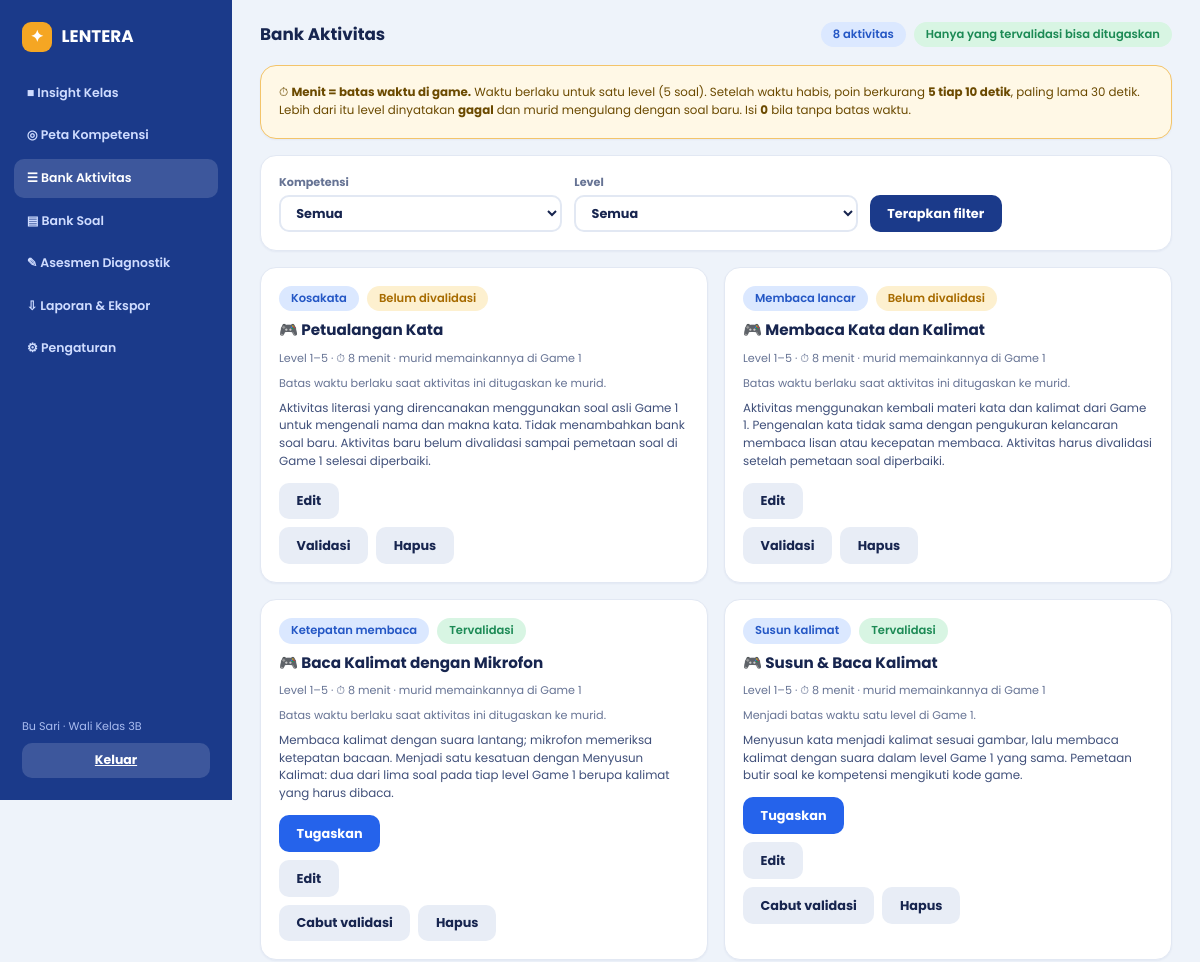
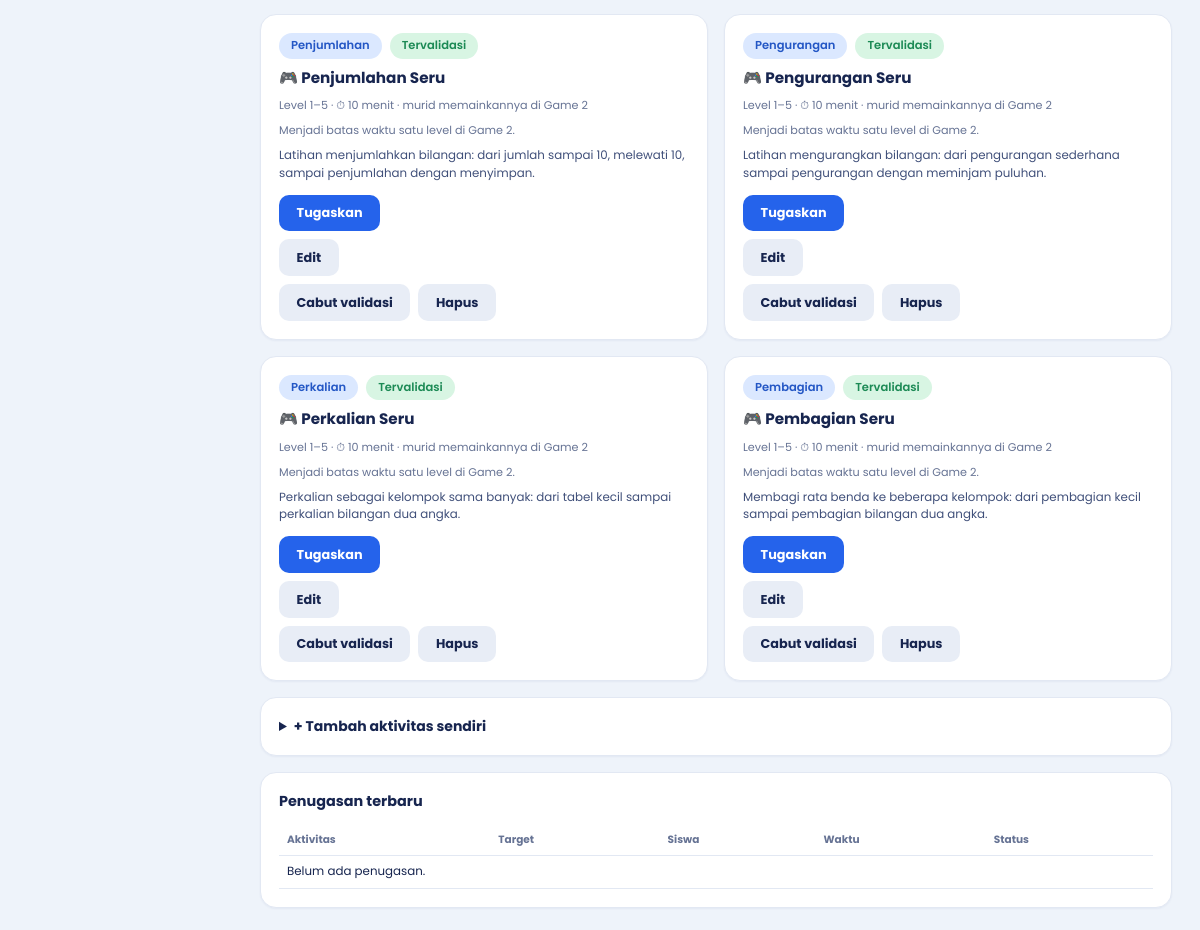
The app's page /guru/aktivitas/ (signed in) with its own data (2 pictures, top to bottom).
### belajar/models.py (models this page shows, shortened)
class Kelas(models.Model):
    nama = models.CharField(max_length=20, unique=True)
    kode = models.CharField(max_length=20, unique=True, help_text="Kode kelas untuk login murid")
    wali_kelas = models.ForeignKey(User, null=True, blank=True, on_delete=models.SET_NULL, related_name="kelas_wali")
    ambang_perhatian = models.PositiveSmallIntegerField(default=3, help_text="Siswa perlu perhatian bila sebanyak ini kompetensinya berstatus Mulai")
    target_bagian = models.PositiveSmallIntegerField(
        default=3,
        help_text="Peta Kompetensi baru mencapai 100% bila murid sudah menyelesaikan sebanyak ini bagian (1 bagian = 5 level)",
    )
    class Meta:
        verbose_name_plural = "Kelas"

class Aktivitas(models.Model):
    judul = models.CharField(max_length=80)
    kompetensi = models.ForeignKey(Kompetensi, on_delete=models.CASCADE)
    level_min = models.PositiveSmallIntegerField(default=1)
    level_maks = models.PositiveSmallIntegerField(default=5)
    menit = models.PositiveSmallIntegerField(default=10)
    deskripsi = models.TextField(blank=True)
    tervalidasi = models.BooleanField(default=False)
    dibuat_oleh = models.ForeignKey(User, null=True, blank=True, on_delete=models.SET_NULL)
    class Meta:
        ordering = ["kompetensi__ranah", "kompetensi__urutan", "judul"]
        verbose_name_plural = "Aktivitas"

class Kompetensi(models.Model):
    RANAH = [("literasi", "Literasi"), ("numerasi", "Numerasi")]
    kode = models.CharField(max_length=30, unique=True)
    nama = models.CharField(max_length=60)
    judul = models.CharField(max_length=60, blank=True)
    cakupan = models.CharField(max_length=160, blank=True)
    ranah = models.CharField(max_length=10, choices=RANAH)
    urutan = models.PositiveSmallIntegerField(default=0)
    class Meta:
        ordering = ["ranah", "urutan"]
        verbose_name_plural = "Kompetensi"

### belajar/views.py (the view, shortened to what this page needs)
# urls.py: path("guru/aktivitas/", views.guru_aktivitas, name="aktivitas"),
@guru_view
def guru_aktivitas(request, kelas):
    f, daftar = {k: request.GET.get(k, "") for k in ("kompetensi", "level")}, Aktivitas.objects.select_related("kompetensi")
    if f["kompetensi"]:
        daftar = daftar.filter(kompetensi__kode=f["kompetensi"])
    if f["level"].isdigit():
        daftar = daftar.filter(level_min__lte=int(f["level"]), level_maks__gte=int(f["level"]))
    daftar = list(daftar)
    for a in daftar:
        a.main = a.kompetensi.kode in settings.LENTERA_GAMES
        a.game = (jalur.GAME_KE[jalur.game_dari_kompetensi(a.kompetensi)] if a.main else "")
        a.pengatur_waktu = a.main and (a.kompetensi.ranah == "numerasi" or a.kompetensi.kode == KOMPETENSI_UTAMA_LITERASI)
    return render(request, "belajar/guru_aktivitas.html", _ctx(request, kelas, "aktivitas", daftar=daftar, f=f, kompetensi=Kompetensi.objects.filter(kode__in=settings.LENTERA_GAMES),
                  siswa=kelas.siswa.select_related("user"), aturan=jalur.aturan_waktu(), penugasan=Penugasan.objects.filter(kelas=kelas).select_related("aktivitas")[:10]))

### accounts/utils.py (called while the page is built)
def get_role(user):
    if not user.is_authenticated:
        return None
    profile = getattr(user, "profile", None)
    return profile.role if profile else None

def role_required(*roles):
    def deco(view):
        @wraps(view)
        @login_required
        def wrapped(request, *a, **kw):
            role = get_role(request.user)
            return view(request, *a, **kw) if role in roles else redirect(HOME.get(role, "/login/"))
        return wrapped
    return deco

### belajar/cors.py (called while the page is built, shortened)
    def __call__(self, request):
        api = request.path.startswith("/api/game/")
        resp = HttpResponse(status=204) if api and request.method == "OPTIONS" else self.get_response(request)
        return resp

### belajar/jalur.py (called while the page is built)
def game_dari_kompetensi(kompetensi):
    return "literasi" if kompetensi.ranah == "literasi" else "numerasi"

def aturan_waktu():
    w = getattr(settings, "LENTERA_WAKTU", {})
    return {
        "tick_detik": int(w.get("tick", 10)),
        "toleransi_detik": int(w.get("maks_lewat", 30)),
        "penalti_poin": int(w.get("penalti", 5)),
    }

### belajar/models.py (called while the page is built)
    @property
    def nama(self):
        return self.user.first_name or self.user.username

### belajar/views.py (called while the page is built)
def guru_view(fn):
    @wraps(fn)
    @role_required("guru")
    def wrapped(request, *a, **kw):
        kelas = Kelas.objects.filter(wali_kelas=request.user).first()
        if not kelas:
            messages.error(request, "Buat kelas dulu di menu Pengaturan.")
            return redirect("/guru/pengaturan/")
        return fn(request, kelas, *a, **kw)
    return wrapped

def _ctx(request, kelas, aktif, **kw):
    return {"guru": request.user, "kelas": kelas, "aktif": aktif, **kw}

### templates/belajar/guru_aktivitas.html (shortened to what this page needs)
{% extends 'belajar/guru_base.html' %}
{% block isi %}
<header class="top"><h1>Bank Aktivitas</h1>
  <div class="bar"><span class="chip biru">{{ daftar|length }} aktivitas</span><span class="chip hijau">Hanya yang tervalidasi bisa ditugaskan</span></div></header>
<section class="card note-waktu"><p>⏱ <b>Menit = batas waktu di game.</b> Waktu berlaku untuk satu level (5 soal). Setelah waktu habis, poin berkurang <b>{{ aturan.penalti_poin }} tiap {{ aturan.tick_detik }} detik</b>, paling lama {{ aturan.toleransi_detik }} detik. Lebih dari itu level dinyatakan <b>gagal</b> dan murid mengulang dengan soal baru. Isi <b>0</b> bila tanpa batas waktu.</p></section>
<form method="get" class="card f baris">
  <label>Kompetensi<select name="kompetensi"><option value="">Semua</option>{% for k in kompetensi %}<option value="{{ k.kode }}" {% if k.kode == f.kompetensi %}selected{% endif %}>{{ k.nama }}</option>{% endfor %}</select></label>
  <label>Level<select name="level"><option value="">Semua</option>{% for i in "12345" %}<option {% if i == f.level %}selected{% endif %}>{{ i }}</option>{% endfor %}</select></label>
  <div style="align-self:end"><button class="btn navy">Terapkan filter</button></div>
</form>
<div class="grid-akt" style="margin-top:16px">
{% for a in daftar %}
  <article class="card akt">
    <div class="bar"><span class="chip biru">{{ a.kompetensi.nama }}</span>
      {% if a.tervalidasi %}<span class="chip hijau">Tervalidasi</span>{% else %}<span class="chip kuning">Belum divalidasi</span>{% endif %}</div>
    <h3>🎮 {{ a.judul }}</h3>
    <p class="hint">Level {{ a.level_min }}–{{ a.level_maks }} · {% if a.menit %}⏱ {{ a.menit }} menit{% else %}tanpa batas waktu{% endif %}{% if a.main %} · murid memainkannya di {{ a.game }}{% else %} · game belum tersedia{% endif %}</p>
    {% if a.main %}<p class="hint">{% if a.pengatur_waktu %}Menjadi batas waktu satu level di {{ a.game }}{% else %}Batas waktu berlaku saat aktivitas ini ditugaskan ke murid{% endif %}.</p>{% endif %}
    <p>{{ a.deskripsi }}</p>
    <div class="aksi">
      {% if a.tervalidasi %}
      <details><summary class="btn biru-b">Tugaskan</summary>
          </details>
      {% endif %}
      <details><summary class="btn abu">Edit</summary>
          </details>
      <form method="post"><button class="btn abu">{% if a.tervalidasi %}Cabut validasi{% else %}Validasi{% endif %}</button></form>
      <form method="post" onsubmit="return confirm('Hapus aktivitas “{{ a.judul }}” dari bank aktivitas?')"><button class="btn abu">Hapus</button></form>
    </div>
  </article>
{% empty %}<p class="card">Tidak ada aktivitas yang cocok dengan filter.</p>{% endfor %}
</div>
<details class="card" style="margin-top:16px"><summary><b>+ Tambah aktivitas sendiri</b></summary>
    </details>
<section class="card" style="margin-top:16px"><h2>Penugasan terbaru</h2>
  <table class="tabel"><thead><tr><th>Aktivitas</th><th>Target</th><th>Siswa</th><th>Waktu</th><th>Status</th></tr></thead><tbody>
  {% for t in penugasan %}<tr><td>{{ t.aktivitas.judul }}</td><td>{{ t.target }}</td><td>{{ t.jumlah }}</td><td>{{ t.dibuat|date:"j M H:i" }}</td>
    <td><form method="post">{% csrf_token %}<input type="hidden" name="aksi" value="selesai_penugasan"><input type="hidden" name="id" value="{{ t.id }}"><button class="btn abu">{% if t.selesai %}✓ Selesai{% else %}Tandai selesai{% endif %}</button></form></td></tr>
  {% empty %}<tr><td colspan="5">Belum ada penugasan.</td></tr>{% endfor %}</tbody></table>
</section>
{% endblock %}

### templates/belajar/guru_base.html
{% extends 'base.html' %}
{% block body %}
<div class="app">
  <aside class="side">
    <div><div class="logo"><i>✦</i><span>LENTERA</span></div>{% include 'belajar/_nav.html' %}</div>
    <div class="who"><p>{{ guru.first_name|default:guru.username }}{% if kelas %} · Wali Kelas {{ kelas.nama }}{% endif %}</p><a class="out" href="/logout/">Keluar</a></div>
  </aside>
  <main class="main">{% block isi %}{% endblock %}</main>
</div>
{% endblock %}

### static/css/lentera.css (style rules this page uses)
:root { --navy:#1b3a8a;--coral:#ef6b5b;--teal:#12a094;--amber:#f5a623;--ink:#17254f;--mut:#667394;--bg:#eef3fa;--line:#e2e8f3;--mulai:#f6c5c2;--berk:#fbe39b;--cakap:#b9e6c9 }
* { box-sizing:border-box;margin:0;padding:0 }
body { font:14px/1.5 Poppins,system-ui,sans-serif;background:var(--bg);color:var(--ink) }
a { color:inherit;text-decoration:none }
button { font:inherit;color:inherit;cursor:pointer }
.card { background:#fff;border:1px solid var(--line);border-radius:16px;padding:18px;box-shadow:0 1px 2px rgba(20,44,110,.05) }
.chip { display:inline-flex;align-items:center;gap:.35rem;padding:.25rem .75rem;border-radius:999px;font-size:.72rem;font-weight:600;white-space:nowrap }
.biru { background:#dbe8ff;color:#2457c5 }
.hijau { background:#d8f5e3;color:#1c8a55 }
.kuning { background:#fdf0cf;color:#a76b00 }
.btn { display:inline-flex;align-items:center;justify-content:center;gap:.4rem;border:0;border-radius:10px;padding:.55rem 1.1rem;color:#fff;font-weight:700;font-size:.8rem }
.btn.navy { background:var(--navy) }
.btn.biru-b { background:#2563eb }
.btn.abu { background:#e8edf6;color:var(--ink) }
.logo { display:flex;align-items:center;gap:.6rem;font-weight:700;font-size:1.05rem }
.logo i { width:30px;height:30px;border-radius:9px;background:var(--amber);display:grid;place-items:center;color:#fff;font-style:normal;font-size:16px }
.bar { display:flex;flex-wrap:wrap;gap:8px;align-items:center }
.card h3 { font-size:.9rem }
.card .hint { font-size:.7rem;color:var(--mut) }
.app { display:grid;grid-template-columns:232px minmax(0,1fr);min-height:100vh }
.side { background:var(--navy);color:#fff;padding:22px 14px;display:flex;flex-direction:column;justify-content:space-between;gap:20px }
.side .logo { padding:0 8px 22px;font-size:1.05rem }
.who { font-size:.7rem;color:#a9bcf0;padding:0 8px }
.who a { color:#fff;text-decoration:underline }
.main { padding:22px 28px;min-width:0 }
.top { display:flex;flex-wrap:wrap;gap:12px;justify-content:space-between;align-items:center;margin-bottom:18px }
.top h1 { font-size:1.05rem }
.card h2 { font-size:.9rem;margin-bottom:12px }
.who p { margin-bottom:8px }
.side .out { display:block;text-align:center;background:rgba(255,255,255,.15);color:#fff;border-radius:10px;padding:.5rem;font-weight:700;font-size:.78rem }
.aksi { display:flex;flex-wrap:wrap;gap:8px;align-items:center }
.f { display:grid;gap:12px }
.f label { font-size:.7rem;font-weight:700;color:var(--mut);display:grid;gap:4px }
.f input,.f select,.f textarea { border:2px solid var(--line);border-radius:10px;padding:.45rem .7rem;font:inherit;font-size:.8rem;background:#fff;color:var(--ink) }
.f.baris { grid-template-columns:repeat(auto-fit,minmax(170px,1fr));align-items:end;row-gap:16px }
.grid-akt,.grid-kartu { display:grid;grid-template-columns:repeat(auto-fill,minmax(310px,1fr));gap:16px }
.akt { display:flex;flex-direction:column;gap:8px }
.akt h3 { font-size:.95rem;margin:0 }
.akt p { font-size:.74rem;color:#40507a;margin:0 }
.akt .aksi { margin-top:4px;align-items:flex-start }
.akt details { width:100% }
.akt summary { cursor:pointer;list-style:none;display:inline-flex }
.tabel { width:100%;border-collapse:collapse;font-size:.74rem }
.tabel th,.tabel td { text-align:left;padding:.45rem .5rem;border-bottom:1px solid var(--line);vertical-align:middle }
.tabel th { color:var(--mut);font-size:.66rem }
.side { position:sticky;top:0;height:100vh;align-self:start;overflow-y:auto }
.abu { background:#eef0f5;color:#6b7799 }
.note-waktu { margin-bottom:16px;background:#fff8e6;border-color:#f3c46a }
.note-waktu p { font-size:.74rem;color:#6b4a00 }

### records on screen
Kelas: nama "3B"
Aktivitas: kompetensi.nama "Kosakata", tervalidasi "Belum divalidasi", judul "Petualangan Kata", level_min "1", level_maks "5", menit "8", game "Game 1", shows "Batas waktu berlaku saat aktivitas ini ditugaskan ke murid", deskripsi "Aktivitas literasi yang direncanakan menggunakan soal asli Game 1 untuk mengenali nama dan makna kata. Tidak menambahkan bank soal baru. Aktivitas baru belum divalidasi sampai pemetaan soal di Game 1 selesai diperbaiki."
Aktivitas: kompetensi.nama "Membaca lancar", tervalidasi "Belum divalidasi", judul "Membaca Kata dan Kalimat", level_min "1", level_maks "5", menit "8", game "Game 1", shows "Batas waktu berlaku saat aktivitas ini ditugaskan ke murid", deskripsi "Aktivitas menggunakan kembali materi kata dan kalimat dari Game 1. Pengenalan kata tidak sama dengan pengukuran kelancaran membaca lisan atau kecepatan membaca. Aktivitas harus divalidasi setelah pemetaan soal diperbaiki."
Aktivitas: kompetensi.nama "Ketepatan membaca", tervalidasi "Tervalidasi", judul "Baca Kalimat dengan Mikrofon", level_min "1", level_maks "5", menit "8", game "Game 1", shows "Batas waktu berlaku saat aktivitas ini ditugaskan ke murid", deskripsi "Membaca kalimat dengan suara lantang; mikrofon memeriksa ketepatan bacaan. Menjadi satu kesatuan dengan Menyusun Kalimat: dua dari lima soal pada tiap level Game 1 berupa kalimat yang harus dibaca."
Aktivitas: kompetensi.nama "Susun kalimat", tervalidasi "Tervalidasi", judul "Susun & Baca Kalimat", level_min "1", level_maks "5", menit "8", game "Game 1", deskripsi "Menyusun kata menjadi kalimat sesuai gambar, lalu membaca kalimat dengan suara dalam level Game 1 yang sama. Pemetaan butir soal ke kompetensi mengikuti kode game."
Aktivitas: kompetensi.nama "Penjumlahan", tervalidasi "Tervalidasi", judul "Penjumlahan Seru", level_min "1", level_maks "5", menit "10", game "Game 2", deskripsi "Latihan menjumlahkan bilangan: dari jumlah sampai 10, melewati 10, sampai penjumlahan dengan menyimpan."
Aktivitas: kompetensi.nama "Pengurangan", tervalidasi "Tervalidasi", judul "Pengurangan Seru", level_min "1", level_maks "5", menit "10", game "Game 2", deskripsi "Latihan mengurangkan bilangan: dari pengurangan sederhana sampai pengurangan dengan meminjam puluhan."
Aktivitas: kompetensi.nama "Perkalian", tervalidasi "Tervalidasi", judul "Perkalian Seru", level_min "1", level_maks "5", menit "10", game "Game 2", deskripsi "Perkalian sebagai kelompok sama banyak: dari tabel kecil sampai perkalian bilangan dua angka."
Aktivitas: kompetensi.nama "Pembagian", tervalidasi "Tervalidasi", judul "Pembagian Seru", level_min "1", level_maks "5", menit "10", game "Game 2", deskripsi "Membagi rata benda ke beberapa kelompok: dari pembagian kecil sampai pembagian bilangan dua angka."

### other values on screen
{{ guru.first_name|default:guru.username }} "Bu Sari"
{{ daftar|length }} "8"
{{ aturan.penalti_poin }} "5"
{{ aturan.tick_detik }} "10"
{{ aturan.toleransi_detik }} "30"
